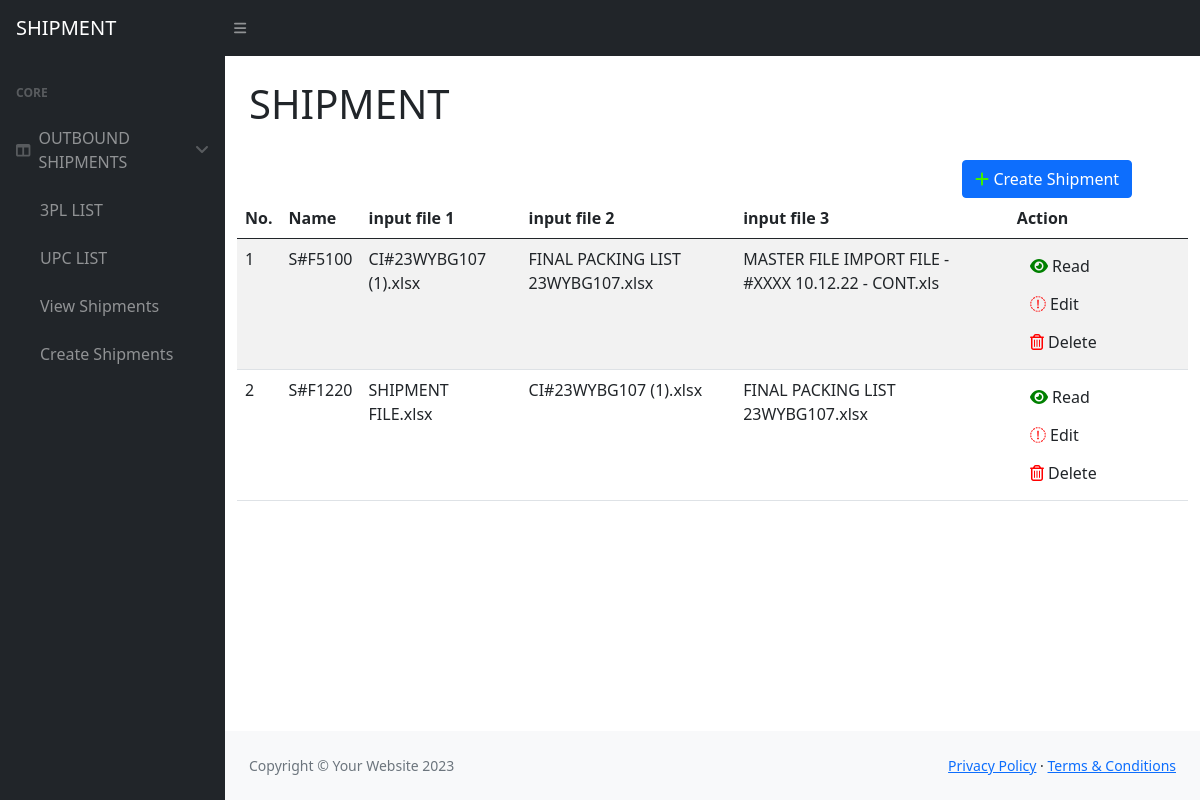
Before: / with the older database file.
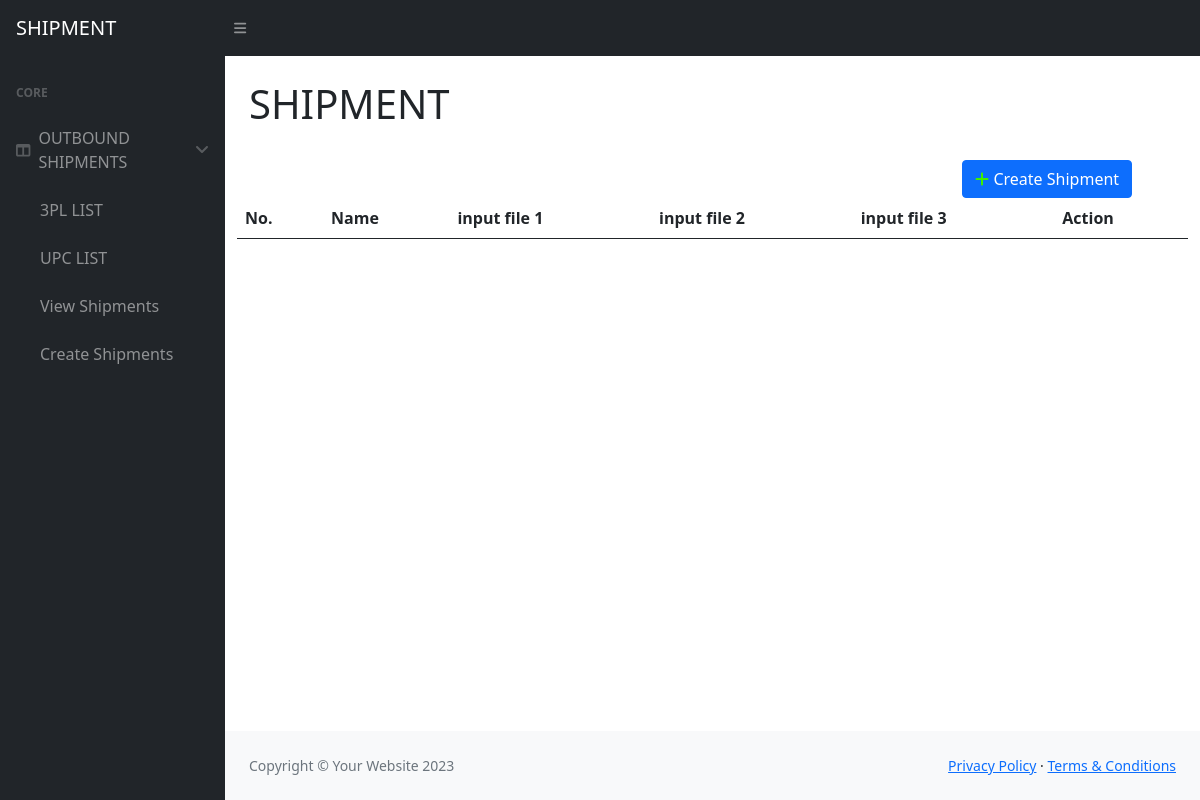
After: the same page with the newer database file.
### tables this page shows
CREATE TABLE `shipment`  (
  `id` int NOT NULL AUTO_INCREMENT COMMENT 'id',
  `name` varchar(255) NOT NULL COMMENT 'folder name',
  `input_1_name` varchar(255) NULL DEFAULT NULL COMMENT 'Bill of Lading file name',
  `input_2_name` varchar(255) NULL DEFAULT NULL COMMENT 'Invoice name',
  `input_3_name` varchar(255) NULL DEFAULT NULL COMMENT 'packging list file name',
  `input_4_name` varchar(255) NULL DEFAULT NULL COMMENT 'other file name',
  `comment` varchar(255) NULL DEFAULT NULL COMMENT 'comment',
  `created_at` time NULL DEFAULT NULL COMMENT 'created date',
  `show_flag` tinyint NOT NULL DEFAULT 1 COMMENT '1-show 0-hide',
  `out_1_name` varchar(255) NULL DEFAULT NULL COMMENT 'SHIPMENT FILE',
  `out_2_name` varchar(255) NULL DEFAULT NULL COMMENT 'MASTER FILE IMPORT FILE',
  `out_3_name` varchar(255) NULL DEFAULT NULL COMMENT 'Receiver Upload',
  `out_4_name` varchar(255) NULL DEFAULT NULL COMMENT 'PL S',
  PRIMARY KEY (`id`) USING BTREE
);

### application/controllers/Dragdrop.php (called while the page is built, shortened)
<?php
class Dragdrop extends CI_Controller {
	public function __construct()
    {
		$this->load->database();
        $this->load->helper('url');
        $this->load->library('session');
        $this->load->library('form_validation');
		$this->load->model('Shipment_model');
    }
	public function index()
	{
        $data = array(
            'shipList' => $this->Shipment_model->getindex(),
        );
        $this->load->view('layout/header');
		$this->load->view('dragdrop/index', $data);
		$this->load->view('layout/footer');
	}
}

### index.php (called while the page is built, shortened)
<?php
require_once BASEPATH.'core/CodeIgniter.php';

### application/models/Shipment_model.php (called while the page is built, shortened)
<?php
class Shipment_model extends CI_Model {
	public function getindex()
	{
        $this->db->from('shipment');
        $query = $this->db->get();
        if ($query->num_rows() > 0) {
            return $query->result();
        } else {
            return false;
        }
    }
}

### application/views/dragdrop/index.php (the view, shortened to what this page needs)
<h1 class="mt-4">SHIPMENT</h1>
<div class="row">
    <div class="col-md-6"></div>
    <div class="col-md-3"></div>
    <div class="col-md-3">
        <a class="btn btn-primary" href="<?php site_url('/container/create')?>">
            <i class="fa-solid fa-plus" style="color: #40f000;"></i>
            Create Shipment
        </a>
    </div>
</div>
<div class="row">
    <table id="ship-table" class="table table-striped table-hover">
        <thead>
            <tr>
                <th>No.</th>
                <th>Name</th>
                <th>input file 1</th>
                <th>input file 2</th>
                <th>input file 3</th>
                <th>Action</th>
            </tr>
        </thead>
        <tbody>
            <?php
                $no = 1;
                if ($shipList != false) {
                    foreach ($shipList as $shipData) {
                        echo '<tr>';
                        echo '<td>'.$no++.'</td>';
                        echo '<td>'.$shipData->name.'</td>';
                        echo '<td>'.$shipData->input_1_name.'</td>';
                        echo '<td>'.$shipData->input_2_name.'</td>';
                        echo '<td>'.$shipData->input_3_name.'</td>';
                        echo '<td>
                            <a class="btn" href="'.site_url('/dragdrop/read/'.$shipData->id).'">
                                <i class="fa-solid fa-eye" style="color: green;"></i>
                                Read
                            </a>
                            <a class="btn" href="'.site_url('/dragdrop/edit/'.$shipData->id).'">
                            <i class="fa-regular fa-pencil" style="color: red;"></i>
                            Edit</a>
                            <a class="btn" href="'.site_url('/dragdrop/delete/'.$shipData->id).'">
                            <i class="fa-regular fa-trash-can" style="color: red;"></i>
                            Delete</a>
                            </td>';
                        echo '</tr>';
                    }
                }
            ?>
        </tbody>
    </table>
</div>

### application/views/layout/header.php (shortened to what this page needs)
<!DOCTYPE html>
<html lang="en">
    <head>
        <link href="https://cdn.jsdelivr.net/npm/simple-datatables@7.1.2/dist/style.min.css" rel="stylesheet" />
        <link href="<?php echo base_url();?>public/css/styles.css" rel="stylesheet" />
        <link href="https://cdn.jsdelivr.net/npm/bootstrap@5.0.2/dist/css/bootstrap.min.css" rel="stylesheet">
        <link rel="stylesheet" href="https://cdnjs.cloudflare.com/ajax/libs/font-awesome/6.4.0/css/all.min.css" />
        <link rel="stylesheet" href="<?php echo base_url();?>public/js/DataTables/datatables.min.css">
        <link rel="stylesheet" href="https://cdn.jsdelivr.net/npm/handsontable/dist/handsontable.full.min.css" />
    </head>
    <body class="sb-nav-fixed">
        <nav class="sb-topnav navbar navbar-expand navbar-dark bg-dark">
            <a class="navbar-brand ps-3" href="<?= site_url('dragdrop');?>">SHIPMENT</a>
            <button class="btn btn-link btn-sm order-1 order-lg-0 me-4 me-lg-0" id="sidebarToggle" href="#!"><i class="fas fa-bars"></i></button>
        </nav>
        <div id="layoutSidenav">
            <div id="layoutSidenav_nav">
                <nav class="sb-sidenav accordion sb-sidenav-dark" id="sidenavAccordion">
                    <div class="sb-sidenav-menu">
                        <div class="nav">
                            <div class="sb-sidenav-menu-heading">Core</div>
                            <a class="nav-link" href="#" data-bs-toggle="collapse" data-bs-target="#collapseLayouts" aria-expanded="false" aria-controls="collapseLayouts">
                                <div class="sb-nav-link-icon"><i class="fas fa-columns"></i></div>
                                OUTBOUND SHIPMENTS
                                <div class="sb-sidenav-collapse-arrow"><i class="fas fa-angle-down"></i></div>
                            </a>
                            <div class="collapse show" id="collapseLayouts" aria-labelledby="headingOne" data-bs-parent="#sidenavAccordion">
                                <nav class="sb-sidenav-menu-nested nav">
                                    <a class="nav-link" href="<?= site_url('pllist');?>">3PL LIST</a>
                                    <a class="nav-link" href="<?= site_url('upc');?>">UPC LIST</a>
                                    <a class="nav-link" href="<?= site_url('dragdrop');?>">View Shipments</a>
                                    <a class="nav-link" href="<?= site_url('dragdrop/createone');?>">Create Shipments</a>
                                </nav>
                            </div>
                        </div>
                    </div>
                </nav>
            </div>
            <div id="layoutSidenav_content">
                <main>
                    <div class="container-fluid px-4">

### application/views/layout/footer.php (shortened to what this page needs)
</div>
</main>
<footer class="py-4 bg-light mt-auto">
                    <div class="container-fluid px-4">
                        <div class="d-flex align-items-center justify-content-between small">
                            <div class="text-muted">Copyright &copy; Your Website 2023</div>
                            <div>
                                <a href="#">Privacy Policy</a>
                                &middot;
                                <a href="#">Terms &amp; Conditions</a>
                            </div>
                        </div>
                    </div>
                </footer>
            </div>
        </div>
    </body>
</html>

Changed rows visible on the page:
removed shipment: name "S#F5100", input_1_name "CI#23WYBG107 (1).xlsx", input_2_name "FINAL PACKING LIST 23WYBG107.xlsx", input_3_name "MASTER FILE IMPORT FILE - #XXXX 10.12.22 - CONT.xls"
removed shipment: name "S#F1220", input_1_name "SHIPMENT FILE.xlsx", input_2_name "CI#23WYBG107 (1).xlsx", input_3_name "FINAL PACKING LIST 23WYBG107.xlsx"
